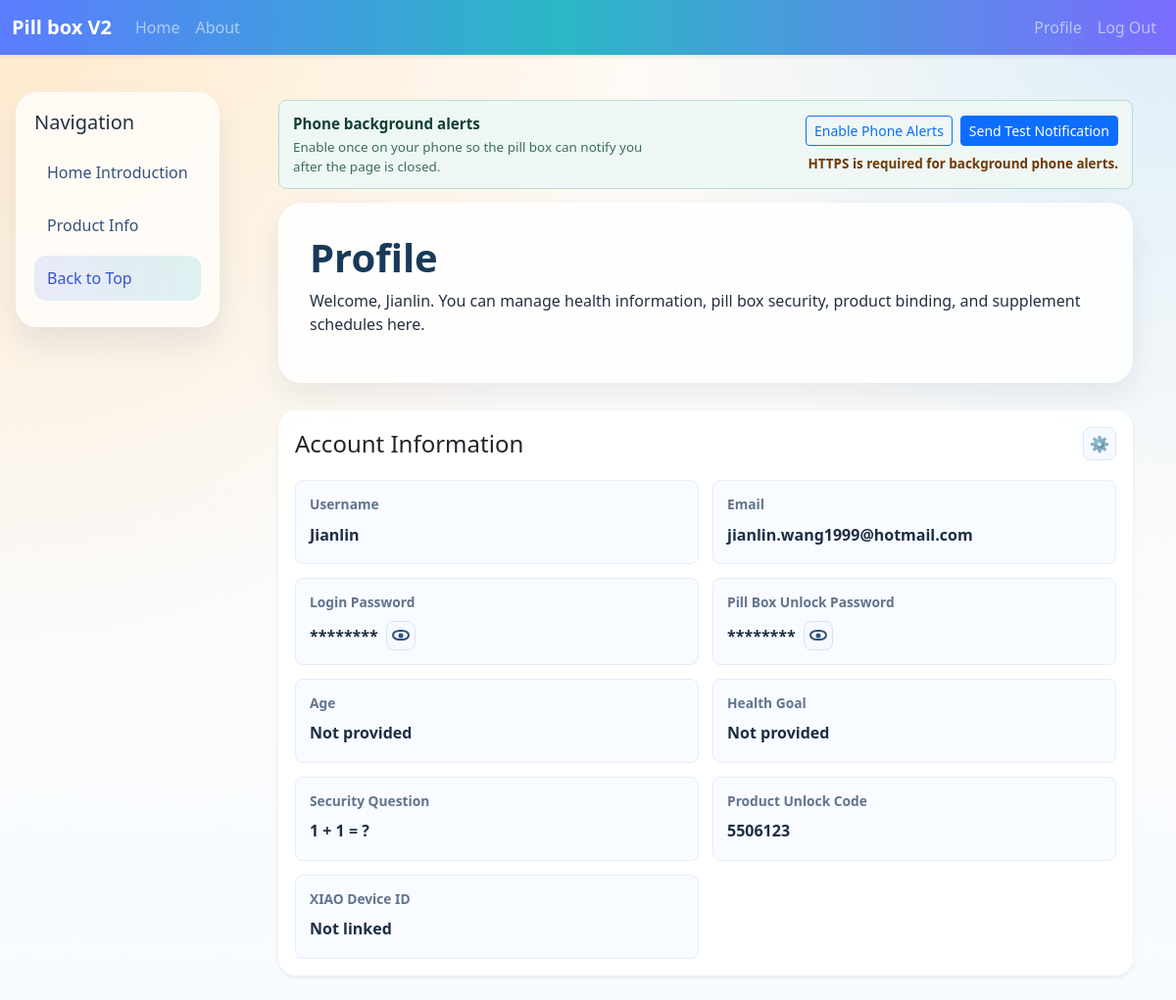
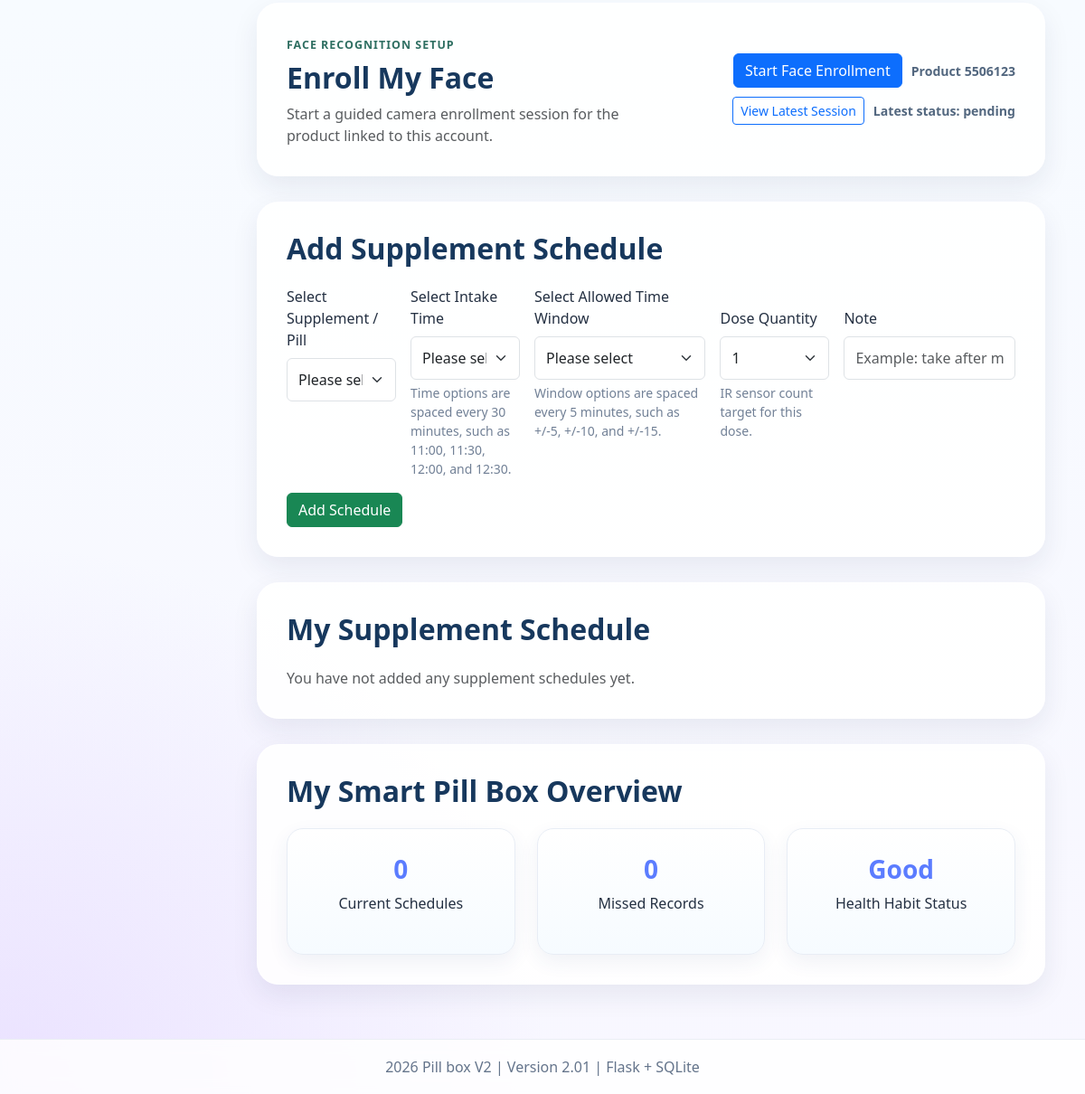
The app's page /profile (signed in) with its own data (2 pictures, top to bottom).
### tables this page shows
CREATE TABLE user (
            id INTEGER PRIMARY KEY AUTOINCREMENT,
            username TEXT UNIQUE NOT NULL,
            email TEXT UNIQUE NOT NULL,
            password_hash TEXT NOT NULL,
            age INTEGER,
            health_goal TEXT
        , face_failed_attempts INTEGER NOT NULL DEFAULT 0, unlock_required INTEGER NOT NULL DEFAULT 0, last_face_failure_at TEXT, last_unlock_at TEXT, unlock_password_hash TEXT, security_question TEXT, security_answer_hash TEXT, product_code TEXT, device_id TEXT);

CREATE TABLE face_enrollment_session (
            id INTEGER PRIMARY KEY AUTOINCREMENT,
            user_id INTEGER NOT NULL,
            product_code TEXT NOT NULL,
            status TEXT NOT NULL DEFAULT 'pending',
            person_name TEXT NOT NULL,
            requested_samples INTEGER NOT NULL DEFAULT 3,
            captured_samples INTEGER NOT NULL DEFAULT 0,
            message TEXT,
            device_id TEXT,
            photo_mime TEXT,
            photo_data BLOB,
            created_at TEXT NOT NULL,
            updated_at TEXT NOT NULL,
            expires_at TEXT NOT NULL,
            completed_at TEXT,
            FOREIGN KEY (user_id) REFERENCES user(id)
        );

### Pill_box_V2_01_English/app.py (the view, shortened to what this page needs)
@app.route("/profile", methods=["GET", "POST"])
@login_required
def profile():
    schedules = get_user_schedules(current_user.id)
    latest_face_enrollment = get_latest_face_enrollment_for_user(current_user.id)
    return render_template(
        "profile.html",
        supplement_options=SUPPLEMENT_OPTIONS,
        time_options=TIME_OPTIONS,
        window_options=WINDOW_OPTIONS,
        dose_quantity_options=DOSE_QUANTITY_OPTIONS,
        schedules=schedules,
        security_questions=get_security_questions(),
        security_question_text=SECURITY_QUESTION_LABELS.get(current_user.security_question),
        product_code_example=PRODUCT_CODE_EXAMPLE,
        default_product_code=DEFAULT_PRODUCT_CODE,
        default_device_id=DEFAULT_DEVICE_ID,
        latest_face_enrollment=serialize_face_enrollment_session(latest_face_enrollment) if latest_face_enrollment else None,
    )

### Pill_box_V2_01_English/templates/profile.html (shortened to what this page needs)
{% extends "base.html" %}
{% block content %}
<section class="page-header">
    <h1>Profile</h1>
    <p>Welcome, {{ current_user.username }}. You can manage health information, pill box security, product binding, and supplement schedules here.</p>
</section>
<section class="account-panel card shadow-sm">
    <div class="card-body">
        <div class="account-panel-header">
            <h4 class="card-title mb-0">Account Information</h4>
            <button type="button" class="icon-button" data-profile-edit-toggle aria-label="Edit account information" title="Edit account information">&#9881;</button>
        </div>
        <div class="account-info-grid" data-profile-summary>
            <div class="account-info-item">
                <span class="account-info-label">Username</span>
                <span class="account-info-value">{{ current_user.username }}</span>
            </div>
            <div class="account-info-item">
                <span class="account-info-label">Email</span>
                <span class="account-info-value">{{ current_user.email }}</span>
            </div>
            <div class="account-info-item">
                <span class="account-info-label">Login Password</span>
                <span class="password-line">
                    <span class="password-secret" data-password-mask="********" data-password-message="Password is saved securely. Use the gear to set a new one.">********</span>
                    <button type="button" class="icon-button eye-button" data-password-reveal aria-label="Show login password status" title="Show password status">
                        <span class="eye-icon" aria-hidden="true"></span>
                    </button>
                </span>
            </div>
            <div class="account-info-item">
                <span class="account-info-label">Pill Box Unlock Password</span>
                <span class="password-line">
                    <span class="password-secret" data-password-mask="********" data-password-message="Pill box unlock password is saved securely. Use the gear to set a new one.">********</span>
                    <button type="button" class="icon-button eye-button" data-password-reveal aria-label="Show pill box unlock password status" title="Show password status">
                        <span class="eye-icon" aria-hidden="true"></span>
                    </button>
                </span>
            </div>
            <div class="account-info-item">
                <span class="account-info-label">Age</span>
                <span class="account-info-value">{{ current_user.age or "Not provided" }}</span>
            </div>
            <div class="account-info-item">
                <span class="account-info-label">Health Goal</span>
                <span class="account-info-value">{{ current_user.health_goal or "Not provided" }}</span>
            </div>
            <div class="account-info-item">
                <span class="account-info-label">Security Question</span>
                <span class="account-info-value">{{ security_question_text or "Not set" }}</span>
            </div>
            <div class="account-info-item">
                <span class="account-info-label">Product Unlock Code</span>
                <span class="account-info-value">{{ current_user.product_code or "Not linked" }}</span>
            </div>
            <div class="account-info-item">
                <span class="account-info-label">XIAO Device ID</span>
                <span class="account-info-value">{{ current_user.device_id or "Not linked" }}</span>
            </div>
        </div>
    </div>
</section>
<section class="section-block face-enrollment-panel">
    <div class="face-enrollment-panel-copy">
        <span class="section-kicker">Face Recognition Setup</span>
        <h2 class="section-title mb-2">Enroll My Face</h2>
        <p class="text-muted mb-0">Start a guided camera enrollment session for the product linked to this account.</p>
    </div>
    <div class="face-enrollment-actions">
        {% if current_user.product_code %}
            <form method="post" action="{{ url_for('start_face_enrollment') }}" target="_blank">
                <button type="submit" class="btn btn-primary">Start Face Enrollment</button>
            </form>
            <span class="face-enrollment-product">Product {{ current_user.product_code }}</span>
        {% else %}
            <button type="button" class="btn btn-outline-secondary" disabled>Start Face Enrollment</button>
            <span class="face-enrollment-product">Link product code {{ default_product_code }} first.</span>
        {% endif %}
        {% if latest_face_enrollment %}
            <a class="btn btn-outline-primary btn-sm" href="{{ url_for('face_enrollment_page', session_id=latest_face_enrollment.id) }}" target="_blank">View Latest Session</a>
            <span class="face-enrollment-product">Latest status: {{ latest_face_enrollment.status }}</span>
        {% endif %}
    </div>
</section>
<section id="features" class="section-block mt-4">
    <h2 class="section-title">Add Supplement Schedule</h2>
    <form method="post" class="row g-3 align-items-start schedule-form">
        <div class="col-md-2 schedule-field">
            <label class="form-label">Select Supplement / Pill</label>
            <select name="supplement_name" class="form-select" required>
                <option value="">Please select</option>
            </select>
        </div>
        <div class="col-md-2 schedule-field">
            <label class="form-label">Select Intake Time</label>
            <select name="take_time" class="form-select" required>
                <option value="">Please select</option>
            </select>
            <div class="form-text">Time options are spaced every 30 minutes, such as 11:00, 11:30, 12:00, and 12:30.</div>
        </div>
        <div class="col-md-3 schedule-field">
            <label class="form-label">Select Allowed Time Window</label>
            <select name="time_window" class="form-select" required>
                <option value="">Please select</option>
            </select>
            <div class="form-text">Window options are spaced every 5 minutes, such as +/-5, +/-10, and +/-15.</div>
        </div>
        <div class="col-md-2 schedule-field">
            <label class="form-label">Dose Quantity</label>
            <select name="dose_quantity" class="form-select" required>
                {% for item in dose_quantity_options %}
                    <option value="{{ item }}">{{ item }}</option>
                {% endfor %}
            </select>
            <div class="form-text">IR sensor count target for this dose.</div>
        </div>
        <div class="col-md-3 schedule-field">
            <label class="form-label">Note</label>
            <input type="text" name="note" class="form-control" placeholder="Example: take after meals">
        </div>
        <div class="col-12">
            <button type="submit" class="btn btn-success">Add Schedule</button>
        </div>
    </form>
</section>
<section id="usage" class="section-block bg-soft">
    <h2 class="section-title">My Supplement Schedule</h2>
    {% if schedules %}
        <div class="table-responsive">
            <table class="table table-bordered table-hover align-middle bg-white">
                <thead class="table-primary">
                    <tr>
                        <th>Supplement / Pill</th>
                        <th>Intake Time</th>
                        <th>Allowed Window</th>
                        <th>Dose Quantity</th>
                        <th>Note</th>
                        <th>Created At</th>
                        <th style="width: 100px;">Action</th>
                    </tr>
                </thead>
                <tbody>
                    {% for item in schedules %}
                        <tr>
                            <td>{{ item.supplement_name }}</td>
                            <td>{{ item.take_time }}</td>
                            <td>+/-{{ item.time_window }} minutes</td>
                            <td>{{ item.dose_quantity }}</td>
                            <td>{{ item.note or "None" }}</td>
                            <td>{{ item.created_at }}</td>
                            <td>
                                <form method="post" action="{{ url_for('delete_schedule', schedule_id=item.id) }}" onsubmit="return confirm('Are you sure you want to delete this schedule?');" style="display:inline;">
                                    <input type="hidden" name="csrf_token" value="{{ csrf_token() }}">
                                    <button type="submit" class="btn btn-sm btn-outline-danger">Delete</button>
                                </form>
                            </td>
                        </tr>
                    {% endfor %}
                </tbody>
            </table>
        </div>
    {% else %}
        <p class="text-muted mb-0">You have not added any supplement schedules yet.</p>
    {% endif %}
</section>
<section class="section-block">
    <h2 class="section-title">My Smart Pill Box Overview</h2>
    <div class="row g-4">
        <div class="col-md-4">
            <div class="stat-card">
                <h3>{{ schedules|length }}</h3>
                <p>Current Schedules</p>
            </div>
        </div>
        <div class="col-md-4">
            <div class="stat-card">
                <h3>0</h3>
                <p>Missed Records</p>
            </div>
        </div>
        <div class="col-md-4">
            <div class="stat-card">
                <h3>Good</h3>
                <p>Health Habit Status</p>
            </div>
        </div>
    </div>
</section>
{% endblock %}

### records on screen
user: username "Jianlin", email "jianlin.wang1999@hotmail.com", product_code "5506123"
face_enrollment_session: status "pending"

### other values on screen
{{ project_name }} "Pill box V2"
{{ current_user.age or "Not provided" }} "Not provided"
{{ current_user.health_goal or "Not provided" }} "Not provided"
{{ security_question_text or "Not set" }} "1 + 1 = ?"
{{ current_user.device_id or "Not linked" }} "Not linked"
{{ schedules|length }} "0"
{{ project_version }} "2.01"
form field dose_quantity "1"
